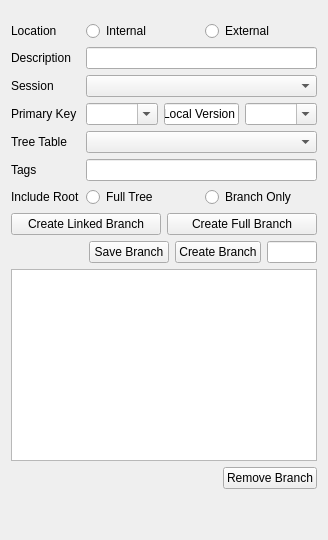
               <widget class="QWidget" name="tab_3">
                <attribute name="title">
                 <string>Export</string>
                </attribute>
                <layout class="QVBoxLayout" name="verticalLayout_13">
                 <item>
                  <layout class="QFormLayout" name="formLayout_2">
                   <property name="topMargin">
                    <number>10</number>
                   </property>
                   <item row="0" column="0">
                    <widget class="QLabel" name="label_12">
                     <property name="text">
                      <string>Location</string>
                     </property>
                    </widget>
                   </item>
                   <item row="0" column="1">
                    <layout class="QHBoxLayout" name="horizontalLayout_17">
                     <property name="topMargin">
                      <number>0</number>
                     </property>
                     <item>
                      <widget class="QRadioButton" name="rdoInternal">
                       <property name="text">
                        <string>Internal</string>
                       </property>
                      </widget>
                     </item>
                     <item>
                      <widget class="QRadioButton" name="rdoExternal">
                       <property name="text">
                        <string>External</string>
                       </property>
                      </widget>
                     </item>
                    </layout>
                   </item>
                   <item row="3" column="0">
                    <widget class="QLabel" name="label_6">
                     <property name="text">
                      <string>Primary Key</string>
                     </property>
                    </widget>
                   </item>
                   <item row="5" column="0">
                    <widget class="QLabel" name="lblDestinationTable">
                     <property name="text">
                      <string>Tree Table</string>
                     </property>
                    </widget>
                   </item>
                   <item row="5" column="1">
                    <widget class="QComboBox" name="cmbDestinationTable"/>
                   </item>
                   <item row="3" column="1">
                    <layout class="QHBoxLayout" name="horizontalLayout_22">
                     <property name="topMargin">
                      <number>0</number>
                     </property>
                     <item>
                      <widget class="QComboBox" name="cmbPrimaryGroup_2">
                       <property name="editable">
                        <bool>true</bool>
                       </property>
                       <property name="modelColumn">
                        <number>1</number>
                       </property>
                      </widget>
                     </item>
                     <item>
                      <widget class="QLineEdit" name="txtTBLocal">
                       <property name="minimumSize">
                        <size>
                         <width>75</width>
                         <height>0</height>
                        </size>
                       </property>
                       <property name="maximumSize">
                        <size>
                         <width>75</width>
                         <height>16777215</height>
                        </size>
                       </property>
                       <property name="text">
                        <string>Local Version</string>
                       </property>
                       <property name="readOnly">
                        <bool>true</bool>
                       </property>
                      </widget>
                     </item>
                     <item>
                      <widget class="QComboBox" name="cmbPrimaryGroup_3">
                       <property name="editable">
                        <bool>true</bool>
                       </property>
                       <property name="modelColumn">
                        <number>1</number>
                       </property>
                      </widget>
                     </item>
                    </layout>
                   </item>
                   <item row="1" column="1">
                    <widget class="QLineEdit" name="txtTBDescription"/>
                   </item>
                   <item row="1" column="0">
                    <widget class="QLabel" name="label_13">
                     <property name="text">
                      <string>Description</string>
                     </property>
                    </widget>
                   </item>
                   <item row="6" column="1">
                    <widget class="QLineEdit" name="txtTBTags"/>
                   </item>
                   <item row="6" column="0">
                    <widget class="QLabel" name="label_14">
                     <property name="text">
                      <string>Tags</string>
                     </property>
                    </widget>
                   </item>
                   <item row="2" column="1">
                    <widget class="QComboBox" name="cmbDestinationSession"/>
                   </item>
                   <item row="2" column="0">
                    <widget class="QLabel" name="lblDestinationSession">
                     <property name="text">
                      <string>Session</string>
                     </property>
                    </widget>
                   </item>
                   <item row="7" column="0">
                    <widget class="QLabel" name="label_15">
                     <property name="text">
                      <string>Include Root</string>
                     </property>
                    </widget>
                   </item>
                   <item row="7" column="1">
                    <layout class="QHBoxLayout" name="horizontalLayout_32">
                     <property name="topMargin">
                      <number>0</number>
                     </property>
                     <item>
                      <widget class="QRadioButton" name="rdoTBFullTree">
                       <property name="text">
                        <string>Full Tree</string>
                       </property>
                      </widget>
                     </item>
                     <item>
                      <widget class="QRadioButton" name="rdoTBBranch">
                       <property name="text">
                        <string>Branch Only</string>
                       </property>
                      </widget>
                     </item>
                    </layout>
                   </item>
                  </layout>
                 </item>
                 <item>
                  <layout class="QHBoxLayout" name="horizontalLayout_31">
                   <property name="topMargin">
                    <number>0</number>
                   </property>
                   <item>
                    <widget class="QPushButton" name="cmdCreateBranch_2">
                     <property name="text">
                      <string>Create Linked Branch</string>
                     </property>
                    </widget>
                   </item>
                   <item>
                    <widget class="QPushButton" name="cmdCreateFullBranch">
                     <property name="text">
                      <string>Create Full Branch</string>
                     </property>
                    </widget>
                   </item>
                  </layout>
                 </item>
                 <item>
                  <layout class="QHBoxLayout" name="horizontalLayout_15">
                   <property name="topMargin">
                    <number>0</number>
                   </property>
                   <item>
                    <spacer name="horizontalSpacer_2">
                     <property name="orientation">
                      <enum>Qt::Horizontal</enum>
                     </property>
                     <property name="sizeHint" stdset="0">
                      <size>
                       <width>40</width>
                       <height>20</height>
                      </size>
                     </property>
                    </spacer>
                   </item>
                   <item>
                    <widget class="QPushButton" name="cmdSaveBranch">
                     <property name="text">
                      <string>Save Branch</string>
                     </property>
                    </widget>
                   </item>
                   <item>
                    <widget class="QPushButton" name="cmdCreateBranch">
                     <property name="text">
                      <string>Create Branch</string>
                     </property>
                    </widget>
                   </item>
                   <item>
                    <widget class="QLineEdit" name="txtTBRecord">
                     <property name="maximumSize">
                      <size>
                       <width>50</width>
                       <height>16777215</height>
                      </size>
                     </property>
                    </widget>
                   </item>
                  </layout>
                 </item>
                 <item>
                  <widget class="QTableView" name="tblBranchCreator"/>
                 </item>
                 <item>
                  <layout class="QHBoxLayout" name="horizontalLayout_20">
                   <property name="topMargin">
                    <number>0</number>
                   </property>
                   <item>
                    <spacer name="horizontalSpacer_7">
                     <property name="orientation">
                      <enum>Qt::Horizontal</enum>
                     </property>
                     <property name="sizeHint" stdset="0">
                      <size>
                       <width>40</width>
                       <height>20</height>
                      </size>
                     </property>
                    </spacer>
                   </item>
                   <item>
                    <widget class="QPushButton" name="cmdRemoveBranch">
                     <property name="text">
                      <string>Remove Branch</string>
                     </property>
                    </widget>
                   </item>
                  </layout>
                 </item>
                 <item>
                  <spacer name="verticalSpacer_2">
                   <property name="orientation">
                    <enum>Qt::Vertical</enum>
                   </property>
                   <property name="sizeHint" stdset="0">
                    <size>
                     <width>20</width>
                     <height>40</height>
                    </size>
                   </property>
                  </spacer>
                 </item>
                </layout>
               </widget>
